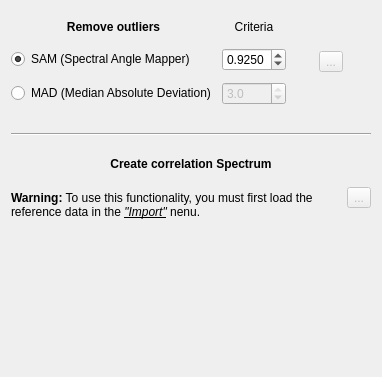
           <widget class="QWidget" name="p2">
            <property name="geometry">
             <rect>
              <x>0</x>
              <y>0</y>
              <width>382</width>
              <height>377</height>
             </rect>
            </property>
            <attribute name="label">
             <string>Outliers and correlation spectrum</string>
            </attribute>
            <layout class="QVBoxLayout" name="verticalLayout_6">
             <item>
              <layout class="QHBoxLayout" name="p2hL1">
               <item>
                <layout class="QGridLayout" name="p2gL1">
                 <item row="0" column="0">
                  <widget class="QLabel" name="p2lB1">
                   <property name="maximumSize">
                    <size>
                     <width>16777215</width>
                     <height>21</height>
                    </size>
                   </property>
                   <property name="font">
                    <font>
                     <bold>true</bold>
                    </font>
                   </property>
                   <property name="text">
                    <string>Remove outliers</string>
                   </property>
                   <property name="alignment">
                    <set>Qt::AlignCenter</set>
                   </property>
                  </widget>
                 </item>
                 <item row="0" column="1">
                  <widget class="QLabel" name="p2lB2">
                   <property name="maximumSize">
                    <size>
                     <width>16777215</width>
                     <height>21</height>
                    </size>
                   </property>
                   <property name="text">
                    <string>Criteria</string>
                   </property>
                   <property name="alignment">
                    <set>Qt::AlignCenter</set>
                   </property>
                  </widget>
                 </item>
                 <item row="1" column="0">
                  <widget class="QRadioButton" name="p2rB1">
                   <property name="text">
                    <string>SAM (Spectral Angle Mapper)</string>
                   </property>
                   <property name="checked">
                    <bool>true</bool>
                   </property>
                  </widget>
                 </item>
                 <item row="1" column="1">
                  <widget class="QDoubleSpinBox" name="p2dSb1">
                   <property name="enabled">
                    <bool>true</bool>
                   </property>
                   <property name="decimals">
                    <number>4</number>
                   </property>
                   <property name="minimum">
                    <double>0.000000000000000</double>
                   </property>
                   <property name="maximum">
                    <double>1.000000000000000</double>
                   </property>
                   <property name="singleStep">
                    <double>0.000100000000000</double>
                   </property>
                   <property name="value">
                    <double>0.925000000000000</double>
                   </property>
                  </widget>
                 </item>
                 <item row="2" column="0">
                  <widget class="QRadioButton" name="p2rB2">
                   <property name="text">
                    <string>MAD (Median Absolute Deviation)</string>
                   </property>
                  </widget>
                 </item>
                 <item row="2" column="1">
                  <widget class="QDoubleSpinBox" name="p2dSb2">
                   <property name="enabled">
                    <bool>false</bool>
                   </property>
                   <property name="decimals">
                    <number>1</number>
                   </property>
                   <property name="minimum">
                    <double>2.000000000000000</double>
                   </property>
                   <property name="maximum">
                    <double>3.000000000000000</double>
                   </property>
                   <property name="singleStep">
                    <double>0.500000000000000</double>
                   </property>
                   <property name="value">
                    <double>3.000000000000000</double>
                   </property>
                  </widget>
                 </item>
                </layout>
               </item>
               <item>
                <layout class="QVBoxLayout" name="verticalLayout_4">
                 <item>
                  <spacer name="verticalSpacer">
                   <property name="orientation">
                    <enum>Qt::Vertical</enum>
                   </property>
                   <property name="sizeType">
                    <enum>QSizePolicy::Preferred</enum>
                   </property>
                   <property name="sizeHint" stdset="0">
                    <size>
                     <width>20</width>
                     <height>40</height>
                    </size>
                   </property>
                  </spacer>
                 </item>
                 <item>
                  <layout class="QHBoxLayout" name="horizontalLayout">
                   <item>
                    <spacer name="horizontalSpacer">
                     <property name="orientation">
                      <enum>Qt::Horizontal</enum>
                     </property>
                     <property name="sizeHint" stdset="0">
                      <size>
                       <width>40</width>
                       <height>20</height>
                      </size>
                     </property>
                    </spacer>
                   </item>
                   <item>
                    <widget class="QToolButton" name="p2tB1">
                     <property name="enabled">
                      <bool>false</bool>
                     </property>
                     <property name="text">
                      <string>...</string>
                     </property>
                     <property name="icon">
                      <iconset>
                       <normaloff>pic/icons/check-square-solid.svg</normaloff>pic/icons/check-square-solid.svg</iconset>
                     </property>
                     <property name="iconSize">
                      <size>
                       <width>25</width>
                       <height>25</height>
                      </size>
                     </property>
                    </widget>
                   </item>
                   <item>
                    <spacer name="horizontalSpacer_2">
                     <property name="orientation">
                      <enum>Qt::Horizontal</enum>
                     </property>
                     <property name="sizeHint" stdset="0">
                      <size>
                       <width>40</width>
                       <height>20</height>
                      </size>
                     </property>
                    </spacer>
                   </item>
                  </layout>
                 </item>
                 <item>
                  <spacer name="verticalSpacer_2">
                   <property name="orientation">
                    <enum>Qt::Vertical</enum>
                   </property>
                   <property name="sizeType">
                    <enum>QSizePolicy::Preferred</enum>
                   </property>
                   <property name="sizeHint" stdset="0">
                    <size>
                     <width>20</width>
                     <height>40</height>
                    </size>
                   </property>
                  </spacer>
                 </item>
                </layout>
               </item>
              </layout>
             </item>
             <item>
              <spacer name="verticalSpacer_6">
               <property name="orientation">
                <enum>Qt::Vertical</enum>
               </property>
               <property name="sizeType">
                <enum>QSizePolicy::Fixed</enum>
               </property>
               <property name="sizeHint" stdset="0">
                <size>
                 <width>15</width>
                 <height>15</height>
                </size>
               </property>
              </spacer>
             </item>
             <item>
              <widget class="Line" name="line">
               <property name="orientation">
                <enum>Qt::Horizontal</enum>
               </property>
              </widget>
             </item>
             <item>
              <spacer name="verticalSpacer_7">
               <property name="orientation">
                <enum>Qt::Vertical</enum>
               </property>
               <property name="sizeType">
                <enum>QSizePolicy::Fixed</enum>
               </property>
               <property name="sizeHint" stdset="0">
                <size>
                 <width>15</width>
                 <height>15</height>
                </size>
               </property>
              </spacer>
             </item>
             <item>
              <widget class="QLabel" name="p2lB3">
               <property name="font">
                <font>
                 <bold>true</bold>
                </font>
               </property>
               <property name="text">
                <string>Create correlation Spectrum</string>
               </property>
               <property name="alignment">
                <set>Qt::AlignCenter</set>
               </property>
              </widget>
             </item>
             <item>
              <layout class="QHBoxLayout" name="horizontalLayout_4">
               <item>
                <widget class="QLabel" name="p2lB4">
                 <property name="text">
                  <string>&lt;br&gt;&lt;b&gt;Warning:&lt;/b&gt; To use this functionality, you must first load the reference data in the &lt;i&gt;&lt;u&gt;&quot;Import&quot;&lt;/u&gt;&lt;/i&gt; nenu.</string>
                 </property>
                 <property name="wordWrap">
                  <bool>true</bool>
                 </property>
                </widget>
               </item>
               <item>
                <widget class="QToolButton" name="p2tB2">
                 <property name="enabled">
                  <bool>false</bool>
                 </property>
                 <property name="text">
                  <string>...</string>
                 </property>
                 <property name="icon">
                  <iconset>
                   <normaloff>pic/icons/check-square-regular.svg</normaloff>pic/icons/check-square-regular.svg</iconset>
                 </property>
                 <property name="iconSize">
                  <size>
                   <width>25</width>
                   <height>25</height>
                  </size>
                 </property>
                </widget>
               </item>
              </layout>
             </item>
             <item>
              <spacer name="verticalSpacer_5">
               <property name="orientation">
                <enum>Qt::Vertical</enum>
               </property>
               <property name="sizeType">
                <enum>QSizePolicy::MinimumExpanding</enum>
               </property>
               <property name="sizeHint" stdset="0">
                <size>
                 <width>20</width>
                 <height>40</height>
                </size>
               </property>
              </spacer>
             </item>
            </layout>
           </widget>
